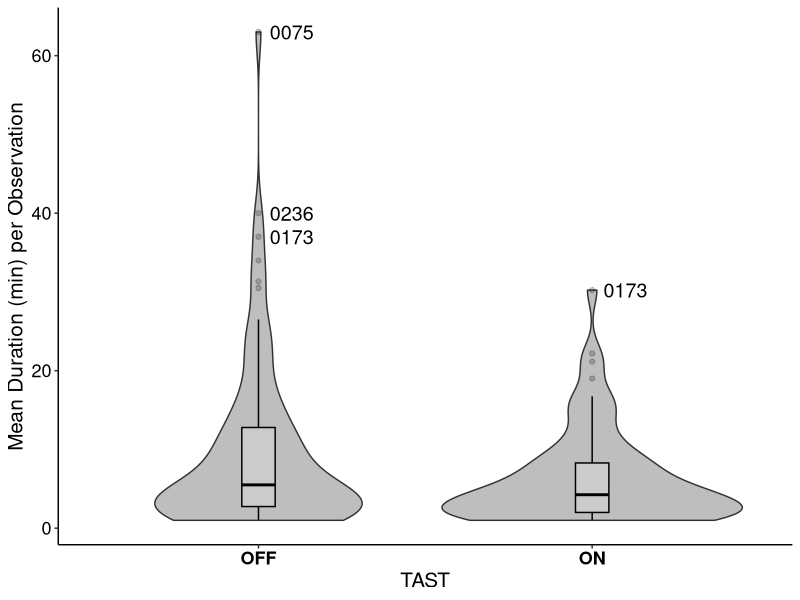

Reproduce this figure in R.
#### Short-Term Effects: Fall 2020 - Duration and Presence ###
# TAST Whatcom Creek Manuscript 
# Last update made by Kathleen McKeegan 9/15/2023

setwd("~/Desktop/TAST-  Data Cache and R Scripts/Data - csv")

## Load Packages for Script
library('tidyverse')


######### 2020 Only - Effects of TAST in ON year ########

tast.dat <- read.csv("2020_data.csv", header=T)
tast.dat$Fish<- sub("^$", "0", tast.dat$Fish)
tast.dat$Fish[tast.dat$Fish == "Y"] <- "1"
tast.dat$Fish <- as.numeric(tast.dat$Fish)
tast.dat$Date <- as.Date(tast.dat$Date, "%m/%d/%y")
tast.dat$ID <- str_pad(tast.dat$ID, 4, pad = "0") #make all IDs a 4-digit number
tast.dat$ID[tast.dat$ID == "Sea_lion"]  <- "sea_lion" #fix typo in sea_lion impacting summary
tast.dat$ID[tast.dat$ID == "00CF"] <- "0198"
tast.dat$ID[tast.dat$ID == "0265"] <- "0072"
tast.dat$ID <- as.factor(tast.dat$ID)
tast.dat$Salmon3day <- as.character(tast.dat$Salmon3day)
tast.dat$Salmon3day <- as.numeric(tast.dat$Salmon3day)
tast.dat$Salmon5day <- as.character(tast.dat$Salmon5day)
tast.dat$Salmon5day <- as.numeric(tast.dat$Salmon5day)

#Remove any RS from the New IDs, keep only LS since we know they are unique individuals

tast.dat <- subset(tast.dat, ID!= '00AO'& ID!='00BA'& ID!= '00BC'& ID!='00BD'& ID!='00BF'& ID!='00BG'& 
                     ID!='00BR'& ID!='00BT'& ID!='00BW'& ID!='00BY'& ID!='00BZ'& ID!='00CA'& ID!='00CJ'&
                     ID!= '00CL'& ID!='00CT'& ID!='00CU' & ID!= '00CW' &ID!="sea_lion")

## Create dataframe with summary of d and catches
#Group by duration (surface counts) of each ID per day, narrow it down to the experimental window 10/29-11/25

tast.summary <- tast.dat %>%
  group_by(Date, ID, Length, Camera, Tide_Height, TAST, Salmon5day, Salmon3day) %>%
  summarise(Occurrence = n_distinct(Time),
            Catches = sum(Fish)) %>%
  filter(Date >= '2020-10-25' & Date <= '2020-11-25')

###### Data Visualization and Exploration ###### 

#Summarize the information per ID per Day
tast.summary.day <- tast.summary %>%
  group_by(ID, TAST) %>%
  summarise(nDays=length(Date), 
            meanOccurrence = mean(Occurrence),
            sumOccurrence = sum(Occurrence),
            sumCatches = sum(Catches), 
            meanCatches=mean(Catches))

# Look at individuals seen based on TAST
summary.day2 <- tast.summary.day[(1:153), (1:3)]
summary.day2 <- pivot_wider(summary.day2, names_from= 'TAST', values_from="nDays")
summary.day2 <- summary.day2 %>% replace(is.na(.), 0)
sum(summary.day2$ON == 0) #Number of individuals seen only when TAST was OFF
31/98
sum(summary.day2$OFF == 0) #Number of individuals seen only when TAST was ON 
12/98

## quick visualization of duration (surface counts) per ID throughout season
table.occurrence <- tast.dat %>%
  count(ID)
#Summary of duration
#Max
table.occurrence[which.max(table.occurrence$n),] #ID 173 had greatest number of surface counts
#Min
mins.occurrence <- table.occurrence[table.occurrence$n == '1',]

# Number of individuals observed during the experimental window
n_distinct(tast.summary$ID) #98 individuals 

#### Duration across TAST Status #### 

duration.summary <- cbind(tast.summary.day[,c(1:5)])

#Average duration: 
duration.on <- duration.summary %>%
  filter(TAST == "ON")
duration.off <- duration.summary %>%
  filter(TAST == "OFF")
mean(duration.on$meanOccurrence) #6.33 min
sd(duration.on$meanOccurrence)
mean(duration.off$meanOccurrence) #9.67 min

Duration.v2<- ggplot(duration.summary, aes(x=TAST, y=meanOccurrence)) +
  geom_violin(fill='grey')+
  geom_boxplot(color='black', width=0.1, alpha=0.2)+
  labs(y='Mean Duration (min) per Observation')+
  geom_text(data=subset(duration.summary, ID=='0075' | ID=='0236' | ID=='0173'),
            aes(TAST, meanOccurrence, label=ID), nudge_x = 0.1, size=5)+
  theme_classic()+
  theme(legend.position='none',
        axis.text.x = element_text(colour = "black", size = 13, face = "bold"), 
        axis.text.y = element_text(colour = "black", size = 13),
        axis.title = element_text(colour="black", size=15))
Duration.v2
